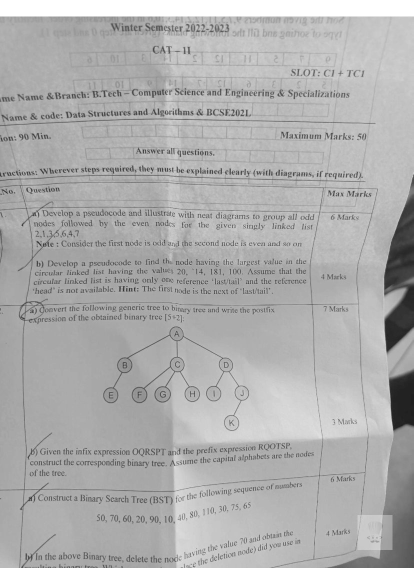
#> input picture data/real_document_conditions/images/BCSE202L-CAT-1-C1-2022-2023/page_01_bright_light.jpg, 827 x 1170 px (shown at 1/2 size)
$ python -i robustness.py   (imports and definitions only)
#> lines starting #> are read from the running program, lines starting #| are printed output that depends on the picture
#> further down, picture is the input picture: shape (1170, 827, 3); min 28, max 255, mean 176
"""Evaluate decoder robustness across simulated physical capture conditions."""

from __future__ import annotations

import argparse
import json
from pathlib import Path

import cv2
import numpy as np
import torch

from dl.decoder import TraceMarkDecoder
from preprocessing import normalize_page


def _variants(image: np.ndarray) -> dict[str, np.ndarray]:
    height, width = image.shape[:2]
#> height = 1170; width = 827
    rotation = cv2.warpAffine(image, cv2.getRotationMatrix2D((width / 2, height / 2), 4, 1), (width, height), borderValue=255)
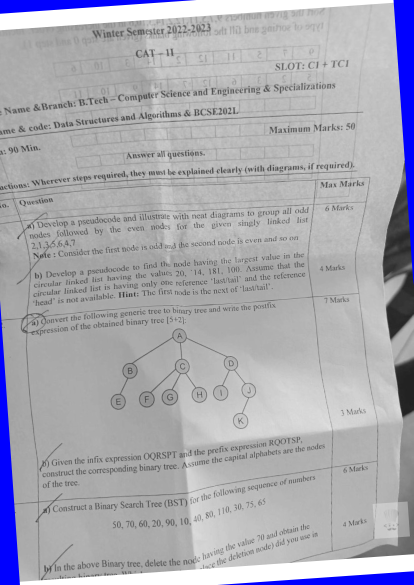
#> rotation: shape (1170, 827, 3) (shown at 1/2 size); mean B, G, R 178.5, 169.7, 169.7
    source = np.float32([[0, 0], [width, 0], [width, height], [0, height]])
    target = np.float32([[10, 8], [width - 8, 0], [width, height - 10], [0, height]])
    perspective = cv2.warpPerspective(image, cv2.getPerspectiveTransform(source, target), (width, height), borderValue=255)
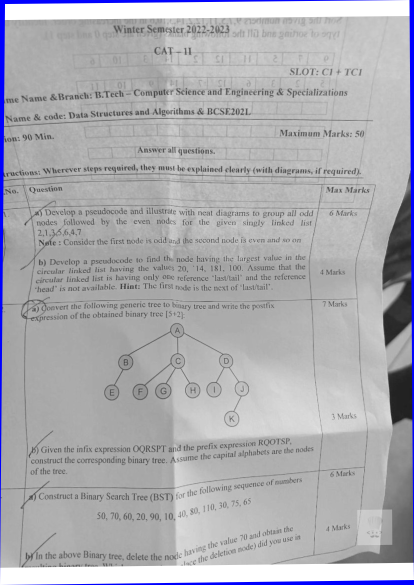
#> perspective: shape (1170, 827, 3) (shown at 1/2 size); mean B, G, R 177.4, 172.7, 172.7
    blurred = cv2.GaussianBlur(image, (7, 7), 1.8)
#> (the run stopped early here; a loop or call above may not have finished)
